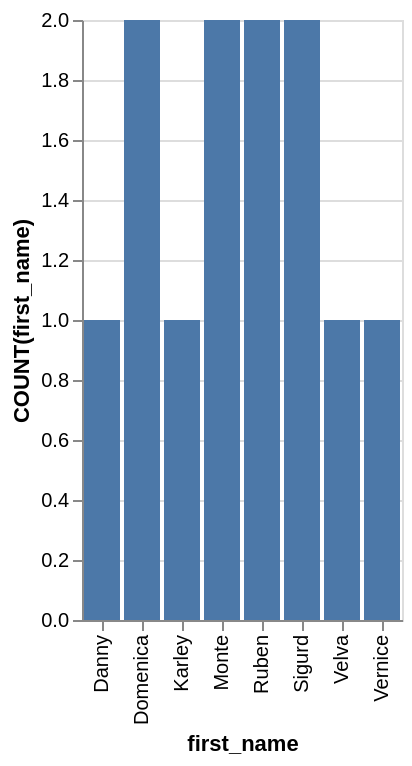

The Vega-Lite source for this figure:
### Vega-Lite specification from a JSON file in a GitHub repository (floating-point values rounded to 4 significant figures)
{"data": {"values": [{"x_data": "Danny", "y_data": 1}, {"x_data": "Domenica", "y_data": 2}, {"x_data": "Karley", "y_data": 1}, {"x_data": "Monte", "y_data": 2}, {"x_data": "Ruben", "y_data": 2}, {"x_data": "Sigurd", "y_data": 2}, {"x_data": "Velva", "y_data": 1}, {"x_data": "Vernice", "y_data": 1}]}, "mark": "bar", "encoding": {"x": {"field": "x_data", "type": "nominal", "title": "first_name", "sort": "ascending"}, "y": {"field": "y_data", "type": "quantitative", "title": "COUNT(first_name)"}}}
